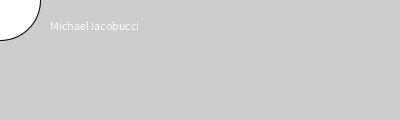
Frame 1 (no input)
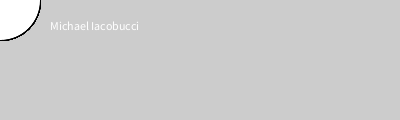
Frame 60 (the mouse pressed at the canvas centre just before this capture)
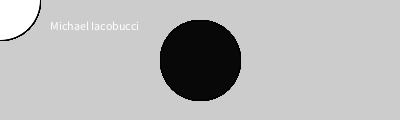
Frame 120 (the mouse held since frame 60 and released just before this capture)

The Processing sketch that drew these frames (run headless with seeded random() and noise(); from frame 60 on, the mouse is pressed at the canvas centre):

// Processing sketch: processing_78970
// ── processing_78970.pde

void setup() {
  size (400, 120);
  smooth();
  text ( "Michael Iacobucci", 50, 30);
  fill (0, 102, 153, 51);
}

void draw () {
  if (mousePressed) {
    fill(8);
  } else {
    fill(255);
  }
  ellipse(mouseX, mouseY, 80,80);
}
